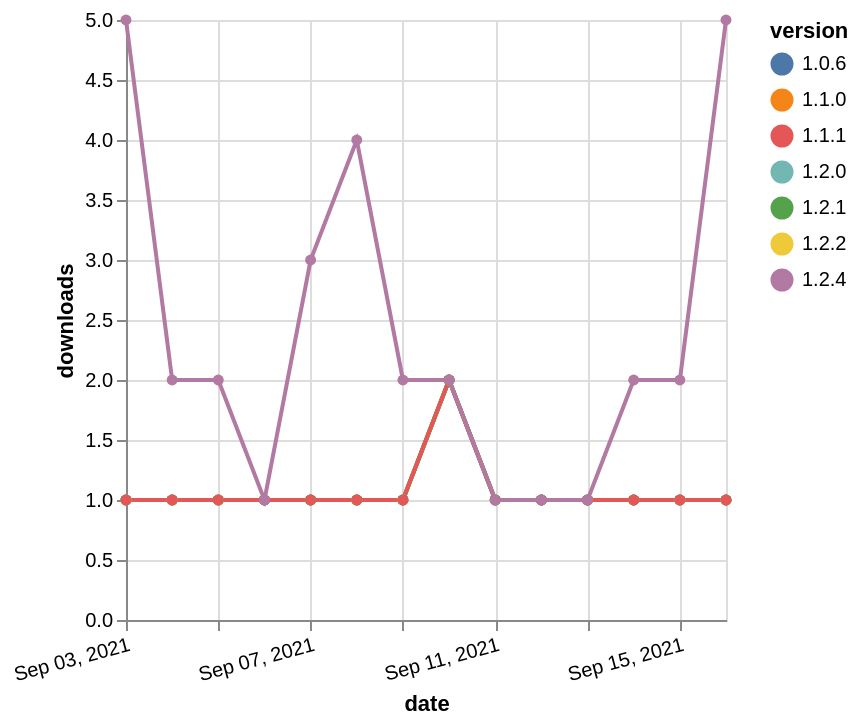

Write a Vega-Lite specification for this figure.
### Vega-Lite specification from a JSON file in a GitHub repository (floating-point values rounded to 4 significant figures)
{"$schema": "https://vega.github.io/schema/vega-lite/v5.json", "description": "A simple bar chart with embedded data.", "data": {"values": [{"date": "2021-09-03", "total": 142, "delta": 1, "version": "1.1.0"}, {"date": "2021-09-04", "total": 143, "delta": 1, "version": "1.1.0"}, {"date": "2021-09-05", "total": 144, "delta": 1, "version": "1.1.0"}, {"date": "2021-09-06", "total": 145, "delta": 1, "version": "1.1.0"}, {"date": "2021-09-07", "total": 146, "delta": 1, "version": "1.1.0"}, {"date": "2021-09-08", "total": 147, "delta": 1, "version": "1.1.0"}, {"date": "2021-09-09", "total": 148, "delta": 1, "version": "1.1.0"}, {"date": "2021-09-10", "total": 150, "delta": 2, "version": "1.1.0"}, {"date": "2021-09-11", "total": 151, "delta": 1, "version": "1.1.0"}, {"date": "2021-09-12", "total": 152, "delta": 1, "version": "1.1.0"}, {"date": "2021-09-13", "total": 153, "delta": 1, "version": "1.1.0"}, {"date": "2021-09-14", "total": 154, "delta": 1, "version": "1.1.0"}, {"date": "2021-09-15", "total": 155, "delta": 1, "version": "1.1.0"}, {"date": "2021-09-16", "total": 156, "delta": 1, "version": "1.1.0"}, {"date": "2021-09-03", "total": 150, "delta": 1, "version": "1.0.6"}, {"date": "2021-09-04", "total": 151, "delta": 1, "version": "1.0.6"}, {"date": "2021-09-05", "total": 152, "delta": 1, "version": "1.0.6"}, {"date": "2021-09-06", "total": 153, "delta": 1, "version": "1.0.6"}, {"date": "2021-09-07", "total": 154, "delta": 1, "version": "1.0.6"}, {"date": "2021-09-08", "total": 155, "delta": 1, "version": "1.0.6"}, {"date": "2021-09-09", "total": 156, "delta": 1, "version": "1.0.6"}, {"date": "2021-09-10", "total": 158, "delta": 2, "version": "1.0.6"}, {"date": "2021-09-11", "total": 159, "delta": 1, "version": "1.0.6"}, {"date": "2021-09-12", "total": 160, "delta": 1, "version": "1.0.6"}, {"date": "2021-09-13", "total": 161, "delta": 1, "version": "1.0.6"}, {"date": "2021-09-14", "total": 162, "delta": 1, "version": "1.0.6"}, {"date": "2021-09-15", "total": 163, "delta": 1, "version": "1.0.6"}, {"date": "2021-09-16", "total": 164, "delta": 1, "version": "1.0.6"}, {"date": "2021-09-03", "total": 245, "delta": 1, "version": "1.2.2"}, {"date": "2021-09-04", "total": 246, "delta": 1, "version": "1.2.2"}, {"date": "2021-09-05", "total": 247, "delta": 1, "version": "1.2.2"}, {"date": "2021-09-06", "total": 248, "delta": 1, "version": "1.2.2"}, {"date": "2021-09-07", "total": 249, "delta": 1, "version": "1.2.2"}, {"date": "2021-09-08", "total": 250, "delta": 1, "version": "1.2.2"}, {"date": "2021-09-09", "total": 251, "delta": 1, "version": "1.2.2"}, {"date": "2021-09-10", "total": 253, "delta": 2, "version": "1.2.2"}, {"date": "2021-09-11", "total": 254, "delta": 1, "version": "1.2.2"}, {"date": "2021-09-12", "total": 255, "delta": 1, "version": "1.2.2"}, {"date": "2021-09-13", "total": 256, "delta": 1, "version": "1.2.2"}, {"date": "2021-09-14", "total": 257, "delta": 1, "version": "1.2.2"}, {"date": "2021-09-15", "total": 258, "delta": 1, "version": "1.2.2"}, {"date": "2021-09-16", "total": 259, "delta": 1, "version": "1.2.2"}, {"date": "2021-09-03", "total": 152, "delta": 1, "version": "1.2.0"}, {"date": "2021-09-04", "total": 153, "delta": 1, "version": "1.2.0"}, {"date": "2021-09-05", "total": 154, "delta": 1, "version": "1.2.0"}, {"date": "2021-09-06", "total": 155, "delta": 1, "version": "1.2.0"}, {"date": "2021-09-07", "total": 156, "delta": 1, "version": "1.2.0"}, {"date": "2021-09-08", "total": 157, "delta": 1, "version": "1.2.0"}, {"date": "2021-09-09", "total": 158, "delta": 1, "version": "1.2.0"}, {"date": "2021-09-10", "total": 160, "delta": 2, "version": "1.2.0"}, {"date": "2021-09-11", "total": 161, "delta": 1, "version": "1.2.0"}, {"date": "2021-09-12", "total": 162, "delta": 1, "version": "1.2.0"}, {"date": "2021-09-13", "total": 163, "delta": 1, "version": "1.2.0"}, {"date": "2021-09-14", "total": 164, "delta": 1, "version": "1.2.0"}, {"date": "2021-09-15", "total": 165, "delta": 1, "version": "1.2.0"}, {"date": "2021-09-16", "total": 166, "delta": 1, "version": "1.2.0"}, {"date": "2021-09-03", "total": 136, "delta": 1, "version": "1.2.1"}, {"date": "2021-09-04", "total": 137, "delta": 1, "version": "1.2.1"}, {"date": "2021-09-05", "total": 138, "delta": 1, "version": "1.2.1"}, {"date": "2021-09-06", "total": 139, "delta": 1, "version": "1.2.1"}, {"date": "2021-09-07", "total": 140, "delta": 1, "version": "1.2.1"}, {"date": "2021-09-08", "total": 141, "delta": 1, "version": "1.2.1"}, {"date": "2021-09-09", "total": 142, "delta": 1, "version": "1.2.1"}, {"date": "2021-09-10", "total": 144, "delta": 2, "version": "1.2.1"}, {"date": "2021-09-11", "total": 145, "delta": 1, "version": "1.2.1"}, {"date": "2021-09-12", "total": 146, "delta": 1, "version": "1.2.1"}, {"date": "2021-09-13", "total": 147, "delta": 1, "version": "1.2.1"}, {"date": "2021-09-14", "total": 148, "delta": 1, "version": "1.2.1"}, {"date": "2021-09-15", "total": 149, "delta": 1, "version": "1.2.1"}, {"date": "2021-09-16", "total": 150, "delta": 1, "version": "1.2.1"}, {"date": "2021-09-03", "total": 164, "delta": 1, "version": "1.1.1"}, {"date": "2021-09-04", "total": 165, "delta": 1, "version": "1.1.1"}, {"date": "2021-09-05", "total": 166, "delta": 1, "version": "1.1.1"}, {"date": "2021-09-06", "total": 167, "delta": 1, "version": "1.1.1"}, {"date": "2021-09-07", "total": 168, "delta": 1, "version": "1.1.1"}, {"date": "2021-09-08", "total": 169, "delta": 1, "version": "1.1.1"}, {"date": "2021-09-09", "total": 170, "delta": 1, "version": "1.1.1"}, {"date": "2021-09-10", "total": 172, "delta": 2, "version": "1.1.1"}, {"date": "2021-09-11", "total": 173, "delta": 1, "version": "1.1.1"}, {"date": "2021-09-12", "total": 174, "delta": 1, "version": "1.1.1"}, {"date": "2021-09-13", "total": 175, "delta": 1, "version": "1.1.1"}, {"date": "2021-09-14", "total": 176, "delta": 1, "version": "1.1.1"}, {"date": "2021-09-15", "total": 177, "delta": 1, "version": "1.1.1"}, {"date": "2021-09-16", "total": 178, "delta": 1, "version": "1.1.1"}, {"date": "2021-09-03", "total": 45, "delta": 5, "version": "1.2.4"}, {"date": "2021-09-04", "total": 47, "delta": 2, "version": "1.2.4"}, {"date": "2021-09-05", "total": 49, "delta": 2, "version": "1.2.4"}, {"date": "2021-09-06", "total": 50, "delta": 1, "version": "1.2.4"}, {"date": "2021-09-07", "total": 53, "delta": 3, "version": "1.2.4"}, {"date": "2021-09-08", "total": 57, "delta": 4, "version": "1.2.4"}, {"date": "2021-09-09", "total": 59, "delta": 2, "version": "1.2.4"}, {"date": "2021-09-10", "total": 61, "delta": 2, "version": "1.2.4"}, {"date": "2021-09-11", "total": 62, "delta": 1, "version": "1.2.4"}, {"date": "2021-09-12", "total": 63, "delta": 1, "version": "1.2.4"}, {"date": "2021-09-13", "total": 64, "delta": 1, "version": "1.2.4"}, {"date": "2021-09-14", "total": 66, "delta": 2, "version": "1.2.4"}, {"date": "2021-09-15", "total": 68, "delta": 2, "version": "1.2.4"}, {"date": "2021-09-16", "total": 73, "delta": 5, "version": "1.2.4"}]}, "width": "container", "mark": {"type": "line", "point": {"filled": true}}, "encoding": {"x": {"field": "date", "type": "temporal", "timeUnit": "yearmonthdate", "title": "date", "axis": {"labelAngle": -15}}, "y": {"field": "delta", "type": "quantitative", "title": "downloads"}, "color": {"field": "version", "type": "nominal"}, "tooltip": {"field": "delta"}}}
